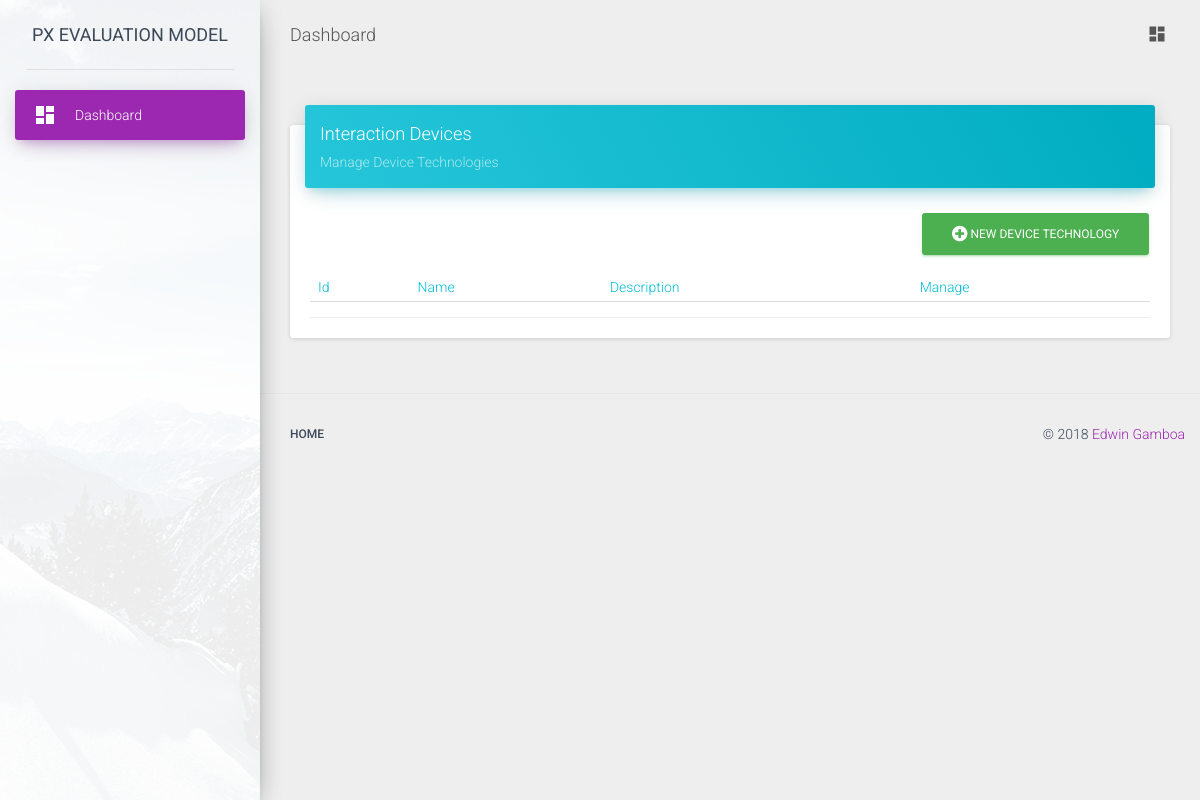
The app's page /interaction_device/device_tech/, older data.
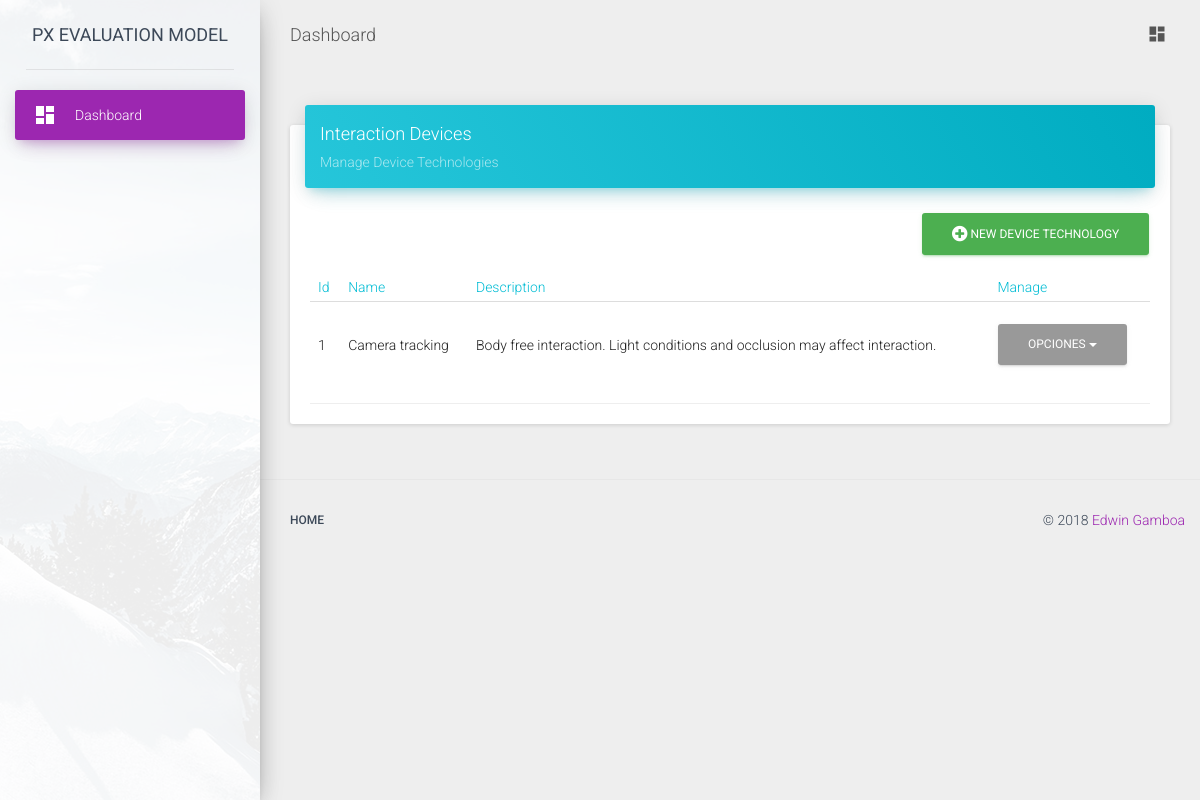
The same page, newer data.
### interaction_devices/models.py (models this page shows, shortened)
class DeviceTechnology(models.Model):
    name = models.CharField(max_length=140)
    description = models.TextField()

### interaction_devices/views.py (the view)
class DeviceTechnologyList(ListView):
    model = DeviceTechnology

### templates/interaction_devices/devicetechnology_list.html (shortened to what this page needs)
{% extends "list_base.html" %}
{% block card_title %}Interaction Devices{% endblock card_title %}
{% block card_description %}Manage Device Technologies{% endblock card_description%}
{% block table_head %}
    <tr>
        <th>Id</th>
        <th>Name</th>
        <th>Description</th>
        <th>Manage</th>
    </tr>
{% endblock table_head %}
{% block table_body %}
    {% for object in object_list %}
        <tr>
            <td>{{ object.id }}</td>
            <td>{{ object.name }}</td>
            <td>{{ object.description }}</td>
            <td>
                <div class="dropdown">
                    <a href="#" class="btn dropdown-toggle" data-toggle="dropdown">
                        Opciones
                        <b class="caret"></b>
                    </a>
                </div>
            </td>
        </tr>
    {% endfor %}
{% endblock table_body %}
{% block new_url %} {% url 'interaction_device:new_tech' %} {% endblock new_url %}
{% block new_object_name %}Device Technology{% endblock new_object_name %}

Row changes from the older to the newer data that the page shows:
added DeviceTechnology: id "1", name "Camera tracking", description "Body free interaction. Light conditions and occlusion may affect interaction."
